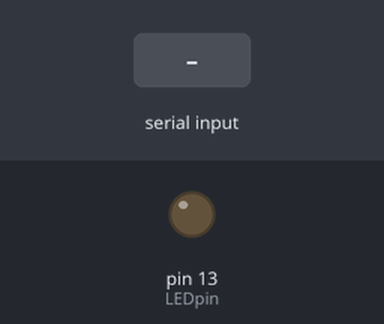
Bench run of a sketch on a simulated Arduino Uno, built with avr-gcc and run on an emulated ATmega328P. Shown: output pins drawn as LEDs (lit = HIGH). Dashed ring = blinking. The inputs (shaded band) are chosen by the test bench. What the sketch prints to the serial monitor is not drawn.

Above: at 1.2 s.
1.3 s: "1\n" received over Serial
At 2.9 s:
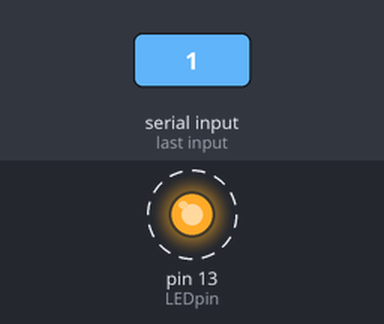
4.3 s: "90,45,200\n" received over Serial
At 5.0 s:
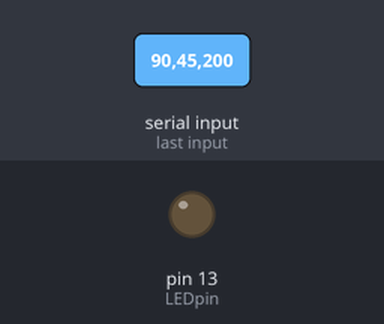
5.8 s: "1,90\n" received over Serial
At 7.4 s:
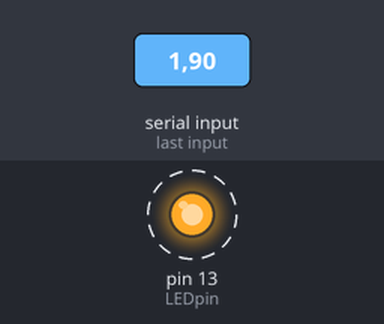
Timing chart, 0 to 14.8 s (numbered marks = the images above; inputs shaded):
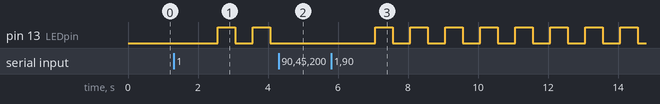

Measured:
- after the input at 1.3 s, pin 13 (LEDpin): alternates HIGH for 0.50 s and LOW for 0.50 s, starting after 1.3 s
- after the input at 4.3 s, pin 13 (LEDpin): stays LOW (without the input it goes to HIGH after 0.26 s)
- after the input at 5.8 s, pin 13 (LEDpin): alternates HIGH for 0.50 s and LOW for 0.50 s, starting after 1.3 s

The sketch:

EX301_LED.ino
```cpp
const byte LEDpin=13;

void setup() {
  // put your setup code here, to run once:
  Serial.begin(9600);
  Serial.println("Hello!");
  Serial.println("Type 1 to Enable LED every one-sec");
  Serial.println("Type 0 to Turn OFF LED");
  Serial.println("Type 500~5000 to see duration for LED ON");
  pinMode(LEDpin,OUTPUT);
}
char val=0;
String numberStr;
int i0=0,i=0,tDuration=500;

void loop() {
  // put your main code here, to run repeatedly:
  if(Serial.available())
  {
    numberStr=Serial.readString();
  }
  if(numberStr.toInt()==1)
  {
    digitalWrite(LEDpin,HIGH);
    Serial.print("LED: ON duration (");
    Serial.print(tDuration);
    Serial.print("ms),\t");
    delay(tDuration);
    digitalWrite(LEDpin,LOW);
    Serial.print("LED: OFF");
    Serial.println("- - - - - - - -");
  }
  else if(numberStr.toInt()==0)
  {
    digitalWrite(LEDpin,LOW);
    Serial.println("LED: OFF");
   }
  else if(numberStr.toInt()>=500 && numberStr.toInt()<= 5000)
  {
    tDuration=numberStr.toInt();
    Serial.print("Set delay time: ");
    Serial.print(tDuration);
    Serial.println("ms");
    numberStr="1";
   }
   delay(tDuration);

}
```
